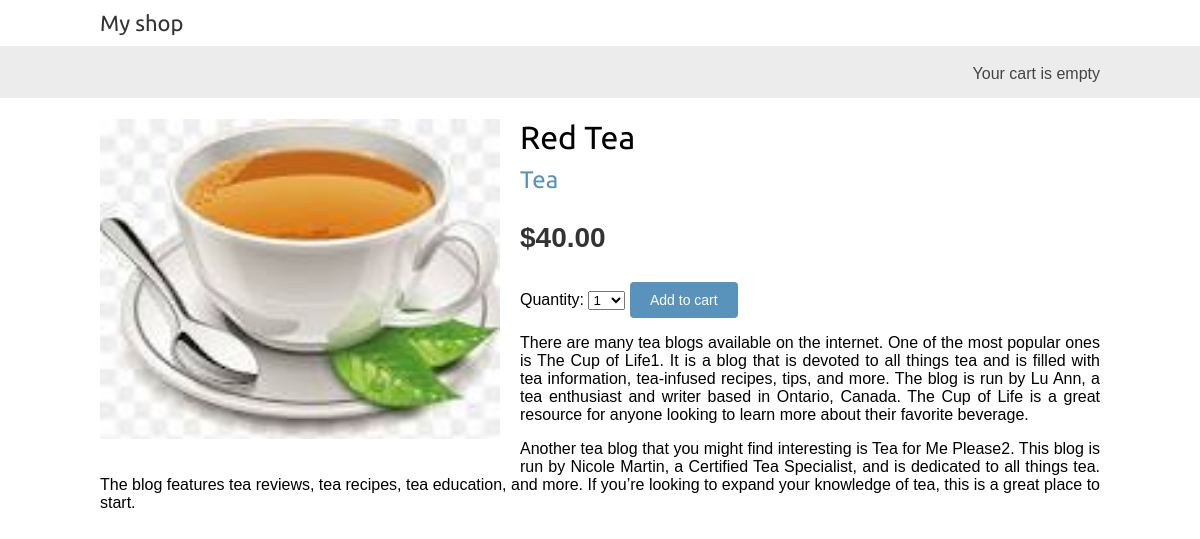
Screenshot of /shop/2/red-tea/ with the database file from the repository.
### shop/models.py (models this page shows, shortened)
class Product(models.Model):
    category = models.ForeignKey(Category, related_name='product', on_delete=models.CASCADE)
    name = models.CharField(max_length=200)
    slug = models.SlugField(max_length=200)
    image = models.ImageField(upload_to='products/%Y/%m/%d', blank=True)
    description = models.TextField(blank=True)
    price = models.DecimalField(max_digits=10, decimal_places=2)
    available = models.BooleanField(default=True)
    created = models.DateTimeField(auto_now_add=True)
    updated = models.DateTimeField(auto_now=True)
    class Meta:
        ordering = ['name']
        indexes = [
            models.Index(fields=['id', 'slug']),
            models.Index(fields=['name']),
            models.Index(fields=['-created']),
        ]

class Category(models.Model):
    name = models.CharField(max_length=200)
    slug = models.SlugField(max_length=200, unique=True)
    class Meta:
        ordering = ['name']
        indexes = [
            models.Index(fields=['name']),
        ]
        verbose_name = 'category'
        verbose_name_plural = 'categories'
    def __str__(self):
        return self.name
    def get_absolute_url(self):
        return reverse('shop:product_list_by_category', args=[self.slug])

### shop/views.py (the view)
# urls.py: path('<int:id>/<slug:slug>/', views.product_detail, name='product_detail'),
def product_detail(request, id, slug):
    product = get_object_or_404(Product,
                                id=id,
                                slug=slug,
                                available=True)
    cart_product_form = CartAddProductForm()
    return render(request,
                  'shop/product/detail.html',
                  {'product': product,
                   'cart_product_form': cart_product_form})

### cart/forms.py
class CartAddProductForm(forms.Form):
    quantity = forms.TypedChoiceField(
        choices=PRODUCT_QUANTITY_CHOICES,
        coerce=int)
    override = forms.BooleanField(required=False,
                                  initial=False,
                                  widget=forms.HiddenInput)

### cart/cart.py (called while the page is built)
    def __len__(self):
        return sum(item['quantity'] for item in self.cart.values())

### cart/context_processors.py (called while the page is built)
def cart(request):
    return {'cart': Cart(request)}

### templates/shop/product/detail.html (shortened to what this page needs)
{% extends 'shop/base.html' %}
{% load static %}
{% block content %}
    <div class="product-detail">
        <img src="{% if product.image %}{{ product.image.url }}{% else %}
    {% static "img/no_image.png" %}{% endif %}">
        <h1>{{ product.name }}</h1>
        <h2>
            <a href="{{ product.category.get_absolute_url }}">
                {{ product.category }}
            </a>
        </h2>
        <p class="price">${{ product.price }}</p>
        <form action="{% url "cart:cart_add" product.id %}"  method="POST">
            {{ cart_product_form }}
            <input type="submit" value="Add to cart">
        </form>
        {{ product.description|linebreaks }}
    </div>
{% endblock %}

### shop/static/css/base.css (style rules this page uses)
body { margin:0; padding:0; font-family:helvetica, sans-serif; }
h1, h2, h3, h4, h5 , h6 { font-family: 'Ubuntu', sans-serif; font-weight:normal; }
a { text-decoration:none; color:#5993bb; }
a.button, input[type="submit"] { color:#fff; background:#5993bb; border-radius:4px; padding:10px 20px; font-size:14px; border:0; }
.product-detail { text-align:justify; }
.product-detail .price { color:#333; font-size:28px; font-weight:bold; }
.product-detail img { width:40%; float:left; padding:0 20px 20px 0; }
.product-detail h1 { margin-bottom:0; }
.product-detail h2 { margin-top:10px; }

### rows the page displays
Product: image (picture), name "Red Tea", category "Tea", price "40.00", description "There are many tea blogs available on the internet. One of the most popular ones is The Cup of Life1. It is a blog that is devoted to all things tea and is filled with tea information, tea-infused recipes, tips, and more. The blog is run by Lu Ann, a tea enthusiast and writer based in Ontario, Canada. The Cup of Life is a great resource for anyone looking to learn more about their favorite beverage. Another tea blog that you might find interesting is Tea for Me Please2. This blog is run by Nicole Martin, a Certified Tea Specialist, and is dedicated to all things tea. The blog features tea reviews, tea recipes, tea education, and more. If you’re looking to expand your knowledge of tea, this…"
